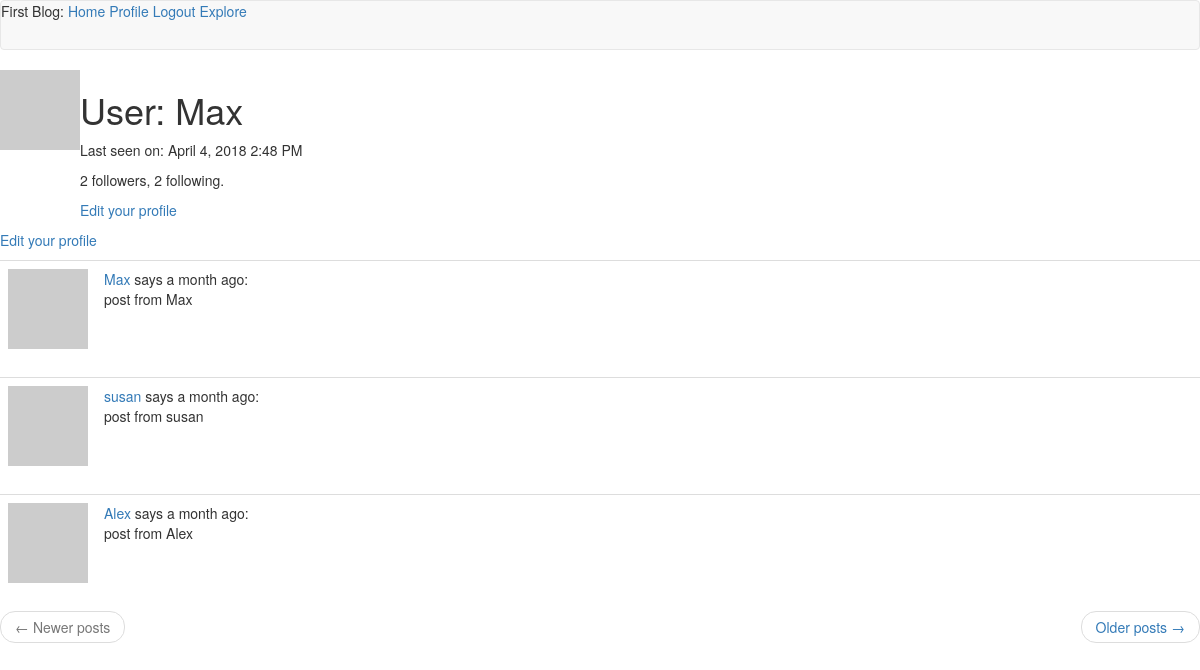
The page /user/Max (signed in) on the database its author committed.
### ap/models.py (models this page shows, shortened)
class User(UserMixin, db.Model):
    id = db.Column(db.Integer, primary_key = True)
    username = db.Column(db.String(64), index = True, unique = False)
    email = db.Column(db.String(120), index = True, unique = True)
    password_hash = db.Column(db.String(128))
    posts = db.relationship('Post', backref = 'author', lazy = 'dynamic')
    about_me = db.Column(db.String(140))
    last_seen = db.Column(db.DateTime, default=datetime.utcnow)
    followed = db.relationship(
       'User', secondary=followers,
        primaryjoin=(followers.c.follower_id == id),
        secondaryjoin=(followers.c.followed_id == id),
        backref=db.backref('followers', lazy='dynamic'), lazy='dynamic')
    def avatar(self, size):
        digest = md5(self.email.lower().encode('utf-8')).hexdigest()
        return 'https://www.gravatar.com/avatar/{}?d=identicon&s={}'.format(digest, size)
    def followed_posts(self):
        followed = Post.query.join(
            followers, (followers.c.followed_id == Post.user_id)).filter(
            followers.c.follower_id == self.id)
        own = Post.query.filter_by(user_id=self.id)
        return followed.union(own).order_by(Post.timestamp.desc())

class Post(db.Model):
    id = db.Column(db.Integer, primary_key = True)
    body = db.Column(db.String(140))
    timestamp = db.Column(db.DateTime, index = True, default = datetime.utcnow)
    user_id = db.Column(db.Integer, db.ForeignKey('user.id'))

### ap/routes.py (the view)
@app.route('/user/<username>')
@login_required
def user(username):
    user = User.query.filter_by(username=username).first_or_404()
    page = request.args.get('page', 1, type=int)
    posts = current_user.followed_posts().paginate(page, app.config['POSTS_PER_PAGE'], False)
    next_url = url_for('index', page=posts.next_num) \
        if posts.has_next else None
    prev_url = url_for('index', page=posts.prev_num) \
        if posts.has_prev else None
    return render_template('user.html', user = user, posts = posts.items, next_url=next_url, prev_url=prev_url)

### ap/models.py (called while the page is built)
@login.user_loader
def load_user(id):
    return User.query.get(int(id))

### ap/routes.py (called while the page is built)
@app.before_request
def before_request():
    if current_user.is_authenticated:
        current_user.last_seen = datetime.utcnow()
        db.session.commit()

### ap/templates/user.html (shortened to what this page needs)
{% extends "base.html" %}
{% block content %}
    <table>
        <tr valign = "top">
            <td><img src="{{ user.avatar(128) }}"></td>
            <td>
                <h1>User: {{ user.username }}</h1>
                {% if user.last_seen %}<p>Last seen on: {{ moment(user.last_seen).format('LLL') }}</p>{% endif %}
                <p>{{ user.followers.count() }} followers, {{ user.followed.count() }} following.</p>
                {% if user == current_user %}
                <p><a href="{{ url_for('edit_profile') }}">Edit your profile</a></p>
                {% elif not current_user.is_following(user) %}
                <p><a href="{{ url_for('follow', username=user.username) }}">Follow</a></p>
                {% else %}
                <p><a href="{{ url_for('unfollow', username=user.username) }}">Unfollow</a></p>
                {% endif %}
            </td>
        </tr>
    </table>
    {% if user == current_user %}
    <p>
        <a href="{{ url_for('edit_profile') }}">Edit your profile</a>
    </p>
    {% endif %}
    {% for post in posts %}
        {% include '_post.html'%}
    {% endfor %}
    <nav aria-label="...">
       <ul class="pager">
            <li class="previous{% if not prev_url %} disabled{% endif %}">
                <a href="{{ prev_url or '#' }}">
                    <span aria-hidden="true">&larr;</span> Newer posts
                </a>
            </li>
            <li class="next{% if not next_url %} disabled{% endif %}">
                <a href="{{ next_url or '#' }}">
                    Older posts <span aria-hidden="true">&rarr;</span>
                </a>
            </li>
        </ul>
    </nav>
{% endblock %}

### ap/templates/_post.html
<table class="table table-hover">
    <tr>
        <td width="70px">
            <a href="{{ url_for('user', username=post.author.username) }}">
                <img src="{{ post.author.avatar(70) }}" />
            </a>
        </td>
        <td>
            <a href="{{ url_for('user', username=post.author.username) }}">
                {{ post.author.username }}
            </a>
            says {{ moment(post.timestamp).fromNow() }}:
            <br>
            {{ post.body }}
        </td>
    </tr>
</table>

### rows shown on the page
User: username "Max", last_seen "April 4, 2018 2:48 PM"
Post: author.username "Max", timestamp "a month ago", body "post from Max"
Post: author.username "susan", timestamp "a month ago", body "post from susan"
Post: author.username "Alex", timestamp "a month ago", body "post from Alex"

### other values the page prints
{{ user.followers.count() }} "2"
{{ user.followed.count() }} "2"
